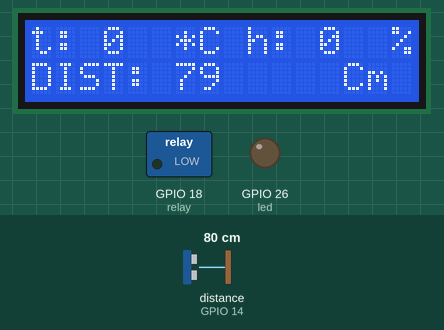
The sketch below on a simulated ESP32. Parts: 16×2 character LCD, switched loads named in the sketch (green lamp = pin HIGH), output pins drawn as LEDs (lit = HIGH). Wiring (inferred from the names in the program): ultrasonic range finder: trigger GPIO 27; echo GPIO 14. The test bench sets the inputs (shaded band); at power-on: distance to the obstacle (sensor on GPIO 14) 80 cm. The echo pulse lasts 58.3 µs per cm; pins used as bus, display or sensor lines are not drawn; what the sketch prints to the serial monitor is not drawn.

Above: at 1.2 s.
1.3 s: distance to the obstacle (sensor on GPIO 14) set to 34 cm
At 2.7 s:
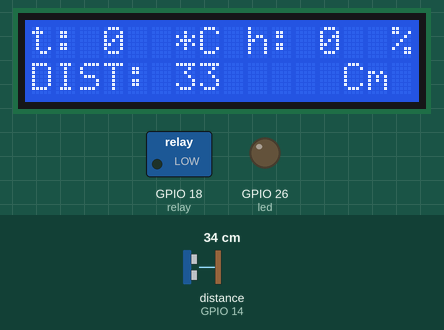
4.3 s: distance to the obstacle (sensor on GPIO 14) set to 28 cm
At 5.8 s:
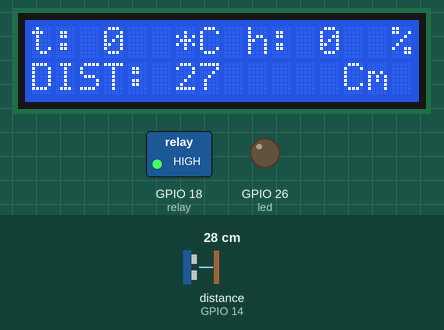
7.4 s: distance to the obstacle (sensor on GPIO 14) set to 2 cm
At 8.4 s:
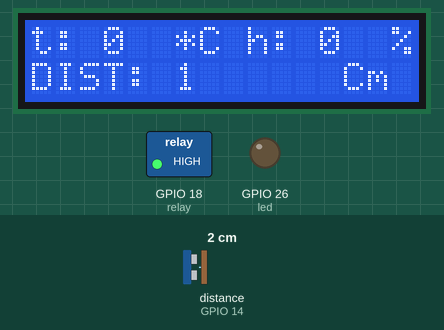
Timing chart, 0 to 9.9 s (numbered marks = the images above; inputs shaded):
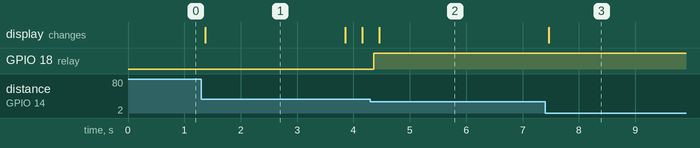

The sketch:

ESP_3_SIEU_AM.ino
```cpp
#define led 26
#define TRIG_PIN 27
#define ECHO_PIN 14
#define relay 18
#include <Wire.h>
#include <LiquidCrystal_I2C.h>

LiquidCrystal_I2C lcd(0x27,16,2);
#include <esp_now.h>
#include <WiFi.h>
//08:D1:F9:E1:7A:38 esp dht11
uint8_t broadcastAddress_1[] = {0x08, 0xD1, 0xF9, 0xEE, 0x45, 0xCC}; //add peer address
uint8_t broadcastAddress_2[] = {0x08, 0xD1, 0xF9, 0xE1, 0x72, 0x5C}; //trung tâm
#include <ArduinoJson.h>
String recv_jsondata;
String send_jsondata;
String send_jsondata1;
//StaticJsonDocument<256> doc;  // for data < 1KB
DynamicJsonDocument doc(1024);  // for data > 1KB
DynamicJsonDocument doc1(1024);  // for data > 1KB
int nhietdo;
int doam;
void OnDataSent(const uint8_t *mac_addr, esp_now_send_status_t status) {
  Serial.print("\r\nLast Packet Send Status:\t");
  Serial.println(status == ESP_NOW_SEND_SUCCESS ? "Delivery Success" : "Delivery Fail");
}

//recieved data will process here
void OnDataRecv(const uint8_t *mac, const uint8_t *incomingData, int len) {
    char buff[len + 1];
    memcpy(buff, incomingData, len);
    buff[len] = '\0';
    recv_jsondata = String(buff);
    Serial.print("Received: ");
    Serial.println(recv_jsondata);
    DeserializationError error = deserializeJson(doc, recv_jsondata);

    if (!error) {
        if (memcmp(mac, broadcastAddress_1, 6) == 0) {
            nhietdo = doc["t"];
            doam = doc["h"];
            Serial.println(nhietdo);
            Serial.println(doam);
        } else if (memcmp(mac, broadcastAddress_2, 6) == 0) {
            int dk = doc["esp2"];
            digitalWrite(led, dk);
            Serial.println(dk);
        }
    } else {
        Serial.print(F("deserializeJson() failed: "));
        Serial.println(error.f_str());
    }
}

void setup() {

  //    ONBOARD LED WILL GLOW IN CASE OF RESET
  //    {Remove if you want}
  lcd.init();
  // Print a message to the LCD.
  lcd.backlight();
  pinMode(led,OUTPUT);
  pinMode(TRIG_PIN, OUTPUT);  // Cài đặt chân TRIG_PIN là OUTPUT
  pinMode(ECHO_PIN, INPUT);   // Cài đặt chân ECHO_PIN là INPUT
  pinMode(relay, OUTPUT);
  //

  Serial.begin(115200);
  // Hiển thị địa chỉ MAC
  Serial.print("MAC Address: ");
  Serial.println(WiFi.macAddress());
  WiFi.mode(WIFI_STA);

  if (esp_now_init() != ESP_OK) {
    Serial.println("Error initializing ESP-NOW");
    return;
  }

  esp_now_register_recv_cb(OnDataRecv);
    esp_now_register_send_cb(OnDataSent);

    esp_now_peer_info_t peerInfo;
    memcpy(peerInfo.peer_addr, broadcastAddress_1, 6);
    peerInfo.channel = 0;
    peerInfo.encrypt = false;

    if (esp_now_add_peer(&peerInfo) != ESP_OK) {
        Serial.println("Failed to add peer");
        return;
    }

    memcpy(peerInfo.peer_addr, broadcastAddress_2, 6);
    if (esp_now_add_peer(&peerInfo) != ESP_OK) {
        Serial.println("Failed to add peer");
        return;
    }
}
void loop() {
  long duration;
  int distance;
  // Đảm bảo TRIG_PIN ở mức thấp để bắt đầu
  digitalWrite(TRIG_PIN, LOW);
  delayMicroseconds(2);

  // Gửi xung siêu âm bằng cách đặt TRIG_PIN ở mức cao trong 10 micro giây
  digitalWrite(TRIG_PIN, HIGH);
  delayMicroseconds(10);
  digitalWrite(TRIG_PIN, LOW);

  // Đo độ dài xung trên chân ECHO_PIN
  duration = pulseIn(ECHO_PIN, HIGH);

  // Tính khoảng cách dựa trên thời gian xung
  distance = duration * 0.034 / 2;
  send_jsondata = "";               //Clearing  JSON STRING
  if(distance > 0 && distance <= 30) digitalWrite(relay, HIGH);
  else digitalWrite(relay, LOW);
  doc["k"] = distance;                     //Creating JSON
  // Gửi dữ liệu đến broadcastAddress_1
    doc.clear();
    doc["k"] = distance;
    send_jsondata = "";
    serializeJson(doc, send_jsondata);
    esp_now_send(broadcastAddress_1, (uint8_t *)send_jsondata.c_str(), send_jsondata.length());

  // Gửi dữ liệu đến broadcastAddress_2
    doc1.clear();
    doc1["k"] = distance;
    send_jsondata1 = "";
    serializeJson(doc1, send_jsondata1);
    esp_now_send(broadcastAddress_2, (uint8_t *)send_jsondata1.c_str(), send_jsondata1.length());

  lcd.setCursor(0,0);
  lcd.print("t:    *C h:    %");
  lcd.setCursor(3,0);
  lcd.print(nhietdo);
  lcd.setCursor(12,0);
  lcd.print(doam);
  lcd.setCursor(0,1);
  lcd.print("DIST:        Cm");
    lcd.setCursor(6, 1);
    lcd.print(distance);
  Serial.print("KHOANG CACH: ");
  Serial.println(distance);
  delay(20);
}
```

Measured:
- the behaviour switches between 32 and 31 cm on distance to the obstacle (sensor on GPIO 14) (found by bisection; images 1 and 2)
- after the input at 1.3 s, the display: changes after 0.07 s (image 1)
- after the input at 4.3 s, GPIO 18 (relay): LOW → HIGH after 0.06 s; the display: changes after 0.16 s (image 2)
- after the input at 7.4 s, the display: changes after 0.07 s (image 3)
- what the display in image 1 shows lasts 2.5 s, from 1.4 s to 3.9 s
